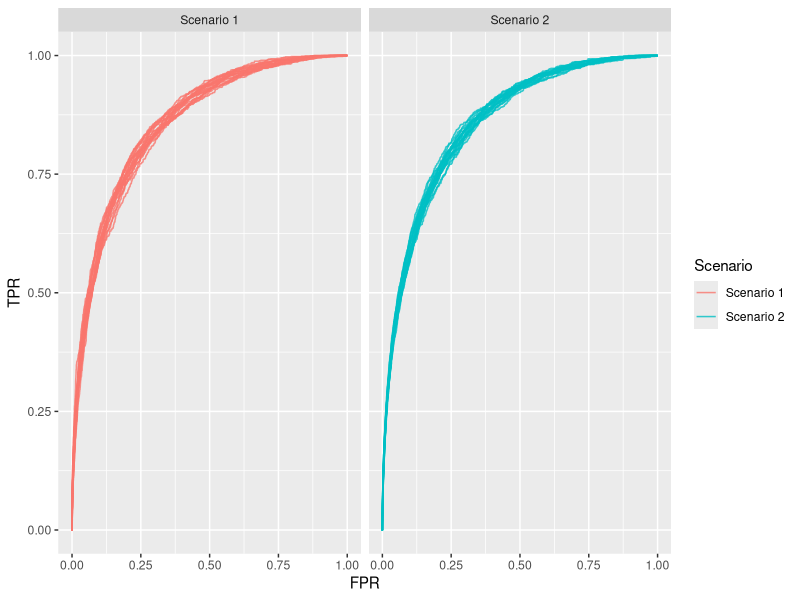

The R source for this figure:
## ---- chunk 1
#https://haozhu233.github.io/kableExtra/awesome_table_in_pdf.pdf
library(kableExtra)
df <- data.frame(Prediction = c("Predict", ""), 
                 Outcome = c("positive",  "negative"), 
                 Positive = c("TP", "FN"), 
                 Negative = c("FP", "TN")) %>% 
   dplyr::mutate(Positive = cell_spec(Positive, "html", color = c("red", "blue")), 
              Negative = cell_spec(Negative, "html", color = c("blue", "red"))) 

  kable(df, col.names = c("", "", "positive", "negative"), format = "html", escape = F, caption = "Confusion matrix showing correct classifications (in red) and incorrect (in blue)") %>%
  kable_styling(bootstrap_options = c("striped", "responsive"), full_width = F) %>% 
  add_header_above(c(" " = 2, "Truth" = 2), bold = T, color = "black") %>%
  column_spec(1, bold = T) %>% 
  column_spec(2, color = "gray", bold = T) %>% 
  row_spec(0, color = "gray")
## ---- chunk 2
df2 <- data.frame(Prediction = c("Predict", ""), 
                 Outcome = c("positive",  "negative"), 
                 Positive = c("384", "55"), 
                 Negative = c("3285", "7664")) %>% 
   dplyr::mutate(Positive = cell_spec(Positive, "html", color = c("red", "blue")), 
              Negative = cell_spec(Negative, "html", color = c("blue", "red"))) 

  kable(df2, col.names = c("", "", "positive", "negative"), format = "html", escape = F) %>%
  kable_styling(bootstrap_options = c("striped", "responsive"), full_width = F) %>% 
  add_header_above(c(" " = 2, "Truth" = 2), bold = T, color = "black") %>%
  column_spec(1, bold = T) %>% 
  column_spec(2, color = "gray", bold = T) %>% 
  row_spec(0, color = "gray")
## ---- chunk 3
df3 <- data.frame(Prediction = c("Predict", ""), 
                 Outcome = c("positive",  "negative"), 
                 Positive = c("0", "439"), 
                 Negative = c("0", "10949")) %>% 
   dplyr::mutate(Positive = cell_spec(Positive, "html", color = c("red", "blue")), 
              Negative = cell_spec(Negative, "html", color = c("blue", "red"))) 

  kable(df3, col.names = c("", "", "positive", "negative"), format = "html", escape = F) %>%
  kable_styling(bootstrap_options = c("striped", "responsive"), full_width = F) %>% 
  add_header_above(c(" " = 2, "Truth" = 2), bold = T, color = "black") %>%
  column_spec(1, bold = T) %>% 
  column_spec(2, color = "gray", bold = T) %>% 
  row_spec(0, color = "gray")
## ---- chunk 4
library(pROC)
library(tibble)
sim_data <- function(n_positives, n_negatives){# simulates dataset as described above and calculates the ROC
    # input arguments: the number of positives and negatives 
    
    y <- c(rep(0, n_negatives), rep(1, n_positives)) # binary response 
    x <- c(rnorm(n_negatives), rnorm(n_positives, mean = 1.5)) # simulate covariate
    df <- data.frame(y = y, x = x)
    
    ER <- mean(df$y) # event rate 
    Dp <- dnorm(df$x, mean = 1.5, sd = 1) # covariate density for positives
    Dn <- dnorm(df$x, mean = 0, sd = 1) # covariate density for negatives 
   
    true_risk <- (ER * Dp)/((ER * Dp) + ((1 - ER) * Dn))  # true risks
    
    roc_sim <- roc(df$y, true_risk) # calculates ROC curve
    
    df <- tibble(FPR = 1 - roc_sim$specificities, # false positive rate
                 TPR = roc_sim$sensitivities) # true positive rate
    
    return(df)
}

## ---- chunk 5
n.sims <- 20 # times simulation is repeated
n.positives <- 1000 # number of positives 
n.negatives <- 4000 # number of negatives

library(purrr)
library(dplyr)
# scenario 1
multiplier <- 1 # the multiplier adjusts the number of the negatives - so I can have the event rate I want
sims1 <- n.sims %>%
    rerun(sim_data(n.positives, n.negatives * multiplier)) %>%
    map(~ data.frame(.x)) %>%
    plyr::ldply(., data.frame, .id = "Name") %>% 
    mutate(sims = rep(1:n.sims, each = sum(n.positives + n.negatives * multiplier) + 1),
           Scenario = "Scenario 1")

# scenario 2
multiplier <- 10 
sims2 <- n.sims %>%
    rerun(sim_data(n.positives, n.negatives * multiplier)) %>%
    map(~ data.frame(.x)) %>%
    plyr::ldply(., data.frame, .id = "Name") %>% 
    mutate(sims = rep(1:n.sims, each = sum(n.positives + n.negatives * multiplier) + 1),
           Scenario = "Scenario 2")

df_final <- rbind(sims1, sims2)

library(ggplot2)
ggplot(df_final) +
  geom_line(aes(x = FPR, y = TPR, group = sims, col = Scenario), alpha = 0.8) + 
  facet_grid(~ Scenario)
